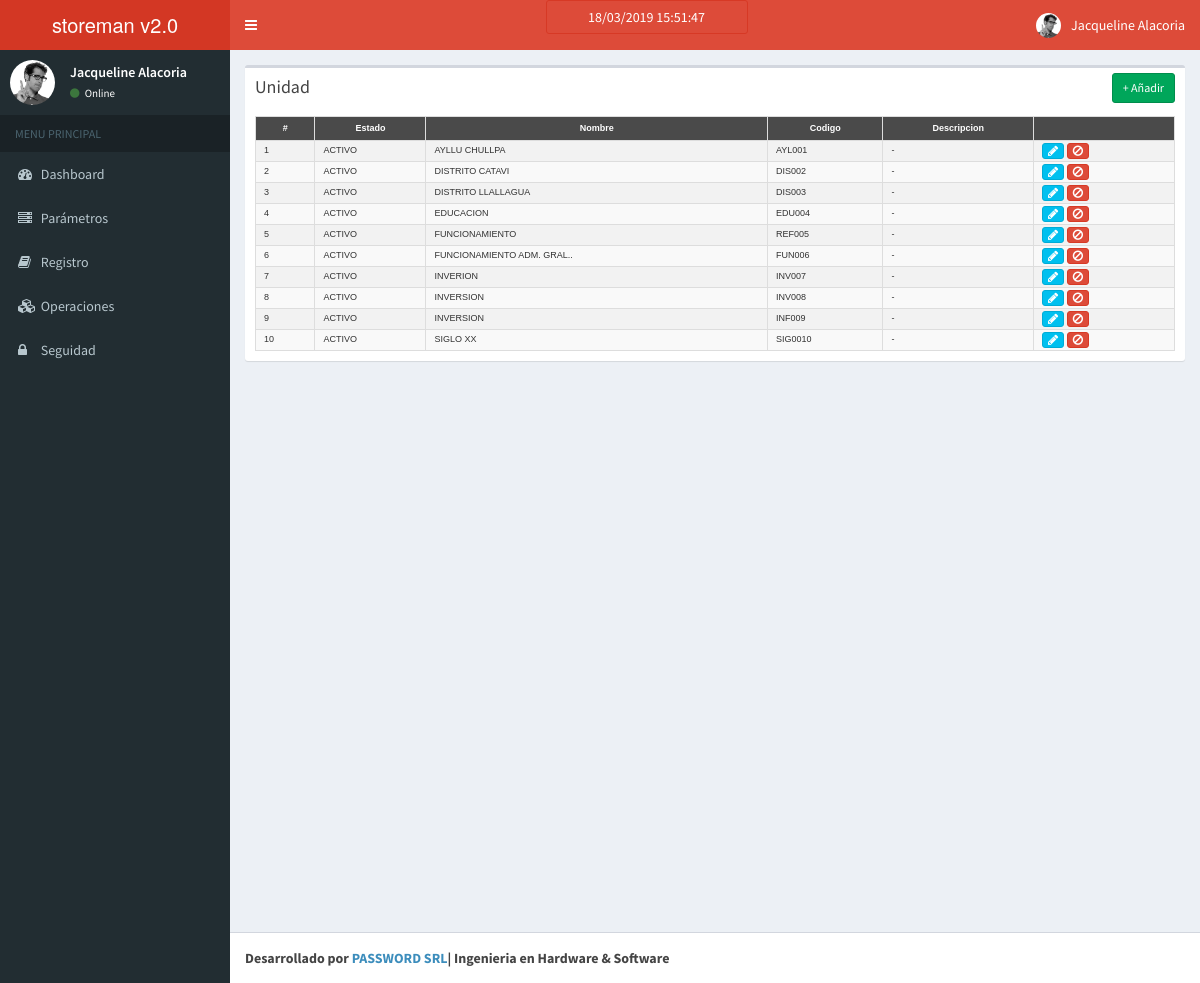
The page /index.php/unidad on the database its author committed.
### tables this page shows
CREATE TABLE `unidad` (
  `unidad_id` int(11) NOT NULL AUTO_INCREMENT,
  `unidad_nombre` varchar(150) DEFAULT NULL,
  `unidad_codigo` varchar(20) DEFAULT NULL,
  `unidad_descripcion` varchar(250) DEFAULT NULL,
  `estado_id` int(11) DEFAULT '1',
  PRIMARY KEY (`unidad_id`),
  UNIQUE KEY `unidad_id` (`unidad_id`)
);

CREATE TABLE `estado` (
  `estado_id` int(11) NOT NULL AUTO_INCREMENT,
  `estado_descripcion` varchar(50) DEFAULT NULL,
  `estado_tipo` int(11) DEFAULT NULL,
  `estado_color` varchar(30) DEFAULT NULL,
  PRIMARY KEY (`estado_id`),
  UNIQUE KEY `estado_id` (`estado_id`)
);

### application/controllers/Unidad.php (called while the page is built, shortened)
<?php
class Unidad extends CI_Controller{
    function __construct()
    {
        $this->load->model('Unidad_model');
    }
    function index()
    {
        $data['unidad'] = $this->Unidad_model->get_todo_unidad();
        $data['_view'] = 'unidad/index';
        $this->load->view('layouts/main',$data);
    }
}

### index.php (called while the page is built, shortened)
<?php
require_once BASEPATH.'core/CodeIgniter.php';

### application/models/Unidad_model.php (called while the page is built, shortened)
<?php
class Unidad_model extends CI_Model
{
    function get_todo_unidad()
    {
        $unidad = $this->db->query("
            SELECT
                u.*, e.*
            FROM
                unidad u, estado e
            WHERE
                u.estado_id=e.estado_id
            ORDER BY `unidad_id`
        ")->result_array();
        return $unidad;
    }
}

### application/views/unidad/index.php (the view, shortened to what this page needs)
<link href="<?php echo base_url('resources/css/mitabla.css'); ?>" rel="stylesheet">
<div class="row">
    <div class="col-md-12">
        <div class="box">
            <div class="box-header">
                <h3 class="box-title">Unidad</h3>
            	<div class="box-tools">
                    <a href="<?php echo site_url('unidad/add'); ?>" class="btn btn-success btn-sm">+ Añadir</a>
                </div>
            </div>
            <div class="box-body table-responsive">
                <table class="table table-striped" id="mitabla">
                    <tr>
						<th>#</th>
						<th>Estado</th>
						<th>Nombre</th>
						<th>Codigo</th>
						<th>Descripcion</th>
						<th></th>
                    </tr>
                    <?php $cont = 0;
                    foreach($unidad as $u){
                        $colorbaja = "";
                        $cont = $cont+1; ?>
                    <tr <?php echo $colorbaja; ?>>
						<td><?php echo $cont; ?></td>
						<td><?php echo $u['estado_descripcion']; ?></td>
						<td><?php echo $u['unidad_nombre']; ?></td>
						<td><?php echo $u['unidad_codigo']; ?></td>
						<td><?php echo $u['unidad_descripcion']; ?></td>
						<td>
                            <a href="<?php echo site_url('unidad/edit/'.$u['unidad_id']); ?>" class="btn btn-info btn-xs"><span class="fa fa-pencil"></span></a>
                            <a href="<?php echo site_url('unidad/inactivar/'.$u['unidad_id']); ?>" class="btn btn-danger btn-xs"><span class="fa fa-ban"  title="Inactivar"></span></a>
                        </td>
                    </tr>
                    <?php } ?>
                </table>
            </div>
        </div>
    </div>
</div>

### resources/css/mitabla.css (style rules this page uses)
#mitabla { font-family: "Arial", Arial, Arial, arial; font-size: 9px; border-collapse: collapse; width: 100%; }
#mitabla td, #mitabla th { border: 1px solid #ddd; padding: 8px; }
#mitabla td { vertical-align:middle; padding-top: 2px; padding-bottom: 2px; }
#mitabla tr:nth-child(even) { background-color: #f2f2f2; }
#mitabla th { padding-top: 5px; padding-bottom: 5px; text-align: center; background-color: rgba(0,0,0,0.7); color: white; font-size: 9px; }

### rows shown on the page
unidad: estado.estado_descripcion "ACTIVO", unidad_nombre "AYLLU CHULLPA", unidad_codigo "AYL001", unidad_descripcion "-"
unidad: estado.estado_descripcion "ACTIVO", unidad_nombre "DISTRITO CATAVI", unidad_codigo "DIS002", unidad_descripcion "-"
unidad: estado.estado_descripcion "ACTIVO", unidad_nombre "DISTRITO LLALLAGUA", unidad_codigo "DIS003", unidad_descripcion "-"
unidad: estado.estado_descripcion "ACTIVO", unidad_nombre "EDUCACION", unidad_codigo "EDU004", unidad_descripcion "-"
unidad: estado.estado_descripcion "ACTIVO", unidad_nombre "FUNCIONAMIENTO", unidad_codigo "REF005", unidad_descripcion "-"
unidad: estado.estado_descripcion "ACTIVO", unidad_nombre "FUNCIONAMIENTO ADM. GRAL..", unidad_codigo "FUN006", unidad_descripcion "-"
unidad: estado.estado_descripcion "ACTIVO", unidad_nombre "INVERION", unidad_codigo "INV007", unidad_descripcion "-"
unidad: estado.estado_descripcion "ACTIVO", unidad_nombre "INVERSION", unidad_codigo "INV008", unidad_descripcion "-"
unidad: estado.estado_descripcion "ACTIVO", unidad_nombre "INVERSION", unidad_codigo "INF009", unidad_descripcion "-"
unidad: estado.estado_descripcion "ACTIVO", unidad_nombre "SIGLO XX", unidad_codigo "SIG0010", unidad_descripcion "-"
